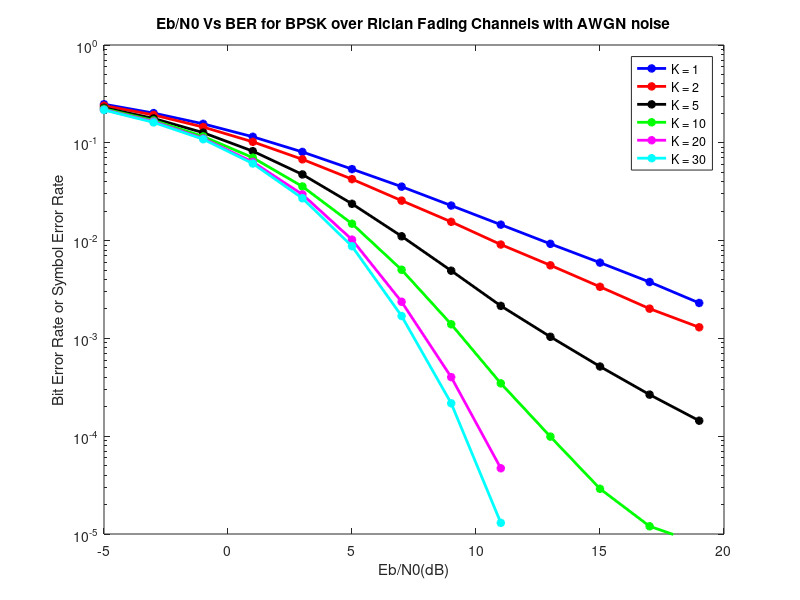

Here is the MATLAB script that generated this plot:
%Eb/N0 Vs BER for BPSK over Rician Fading Channel with AWGN noise
clc;clear all;
%--------Inputs-------------------------------------------------
N=10^6; %Number of data samples to send across the Rician Channel
EbN0dB=-5:2:20; %Eb/N0 in dB overwhich the performance has to be simulated
totPower=1; %Total power of LOS path & scattered paths
K=[1 2 5 10 20 30]; %A list of Ricial K factors to simulate
%--------------------------------------------------------------
d=rand(1,N)>0.5; %data generation
x=2*d-1; %BPSK modulation
simBER_ricean=zeros(1,length(EbN0dB));
plotStyle={'b*-','r*-','k*-','g*-','m*-','c*-'};
for index =1:length(K)
k=K(index);
%Derive non-centrality parameter and sigma for the underlying
%Gaussian RVs to generate the Rician Envelope
s=sqrt(k/(k+1)*totPower); %Non-Centrality Parameter
sigma=totPower/sqrt(2*(k+1));
for i=1:length(EbN0dB)
noise=1/sqrt(2)*(randn(1,N)+1i*randn(1,N)); %AWGN noise with mean=0 var=1
h=((sigma*randn(1,N)+s)+1i*(randn(1,N)*sigma+0)); %Rician Fading - single tap
n = noise*10^(-EbN0dB(i)/20); %Scaling the noise for required Eb/N0
y_ricean=h.*x+n; %received signal through Rician channel
%Coherent Receiver for Rician Channel
y_ricean_cap=y_ricean./h; %Assuming that h is known at the signal accurately
r_ricean=real(y_ricean_cap)>0; %received symbols = 1 is real part > 0 or else it is 0
%Receiver for AWGN channel
simBER_ricean(i)=sum(xor(d,r_ricean));
end
simBER_ricean=simBER_ricean/N;
%Simulated BER;
EbN0=10.^(EbN0dB/10); %Eb/N0 in Linear Scale
semilogy(EbN0dB,simBER_ricean,plotStyle{index},'LineWidth',2);hold on
legendInfo{index} = ['K = ' num2str(K(index))];
end
axis([-5 20 10^-5 10^0]);
legend(legendInfo);
title('Eb/N0 Vs BER for BPSK over Rician Fading Channels with AWGN noise');
xlabel('Eb/N0(dB)');
ylabel('Bit Error Rate or Symbol Error Rate');